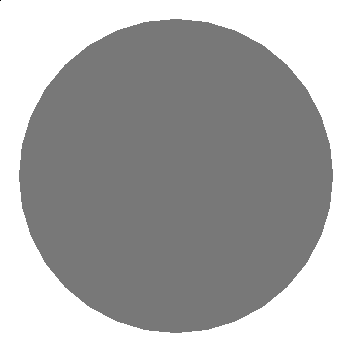
#> input picture top_view_images/cube_cylinder_01_large.png, 351 x 351 px, given as the content of the folder ../blender_pngs, which was not available
$ jupyter execute generate_top_views.ipynb
#> lines starting #> are read from the running program, lines starting #| are printed output that depends on the picture; after the words box and inside, x2 and y2 are one past the last pixel; in counts of white or black regions, pixels touching at a corner belong together; pictures that were not available may be replaced by others from this repository, and a replacement may not be noted
[cell 1]
from PIL import Image
# from matplotlib import image
from matplotlib import pyplot
# import matplotlib.patches as mpatches
from numpy import asarray
import numpy as np
import cv2 as cv
import glob

#List all the png files in the folder
blender_pngs = glob.glob('../blender_pngs/*.png')
top_view_pngs_path = '../top_view_images/'
print(blender_pngs)

[cell 2]
# [8 lines of commented-out code are left out]

[cell 3]
# Find the min and max on image indices to perform the crop
def cropbg(cv_img):
    # Find pixels that are not zero
    cv_img_clone = cv_img.copy()
    np_img = np.asarray(cv_img_clone)
    print(np_img.shape)
    ind_fg = np.where(np_img[:, :, 0]!=[0])
    i_min = ind_fg[0].min()
    i_max = ind_fg[0].max()
    j_min = ind_fg[1].min()
    j_max = ind_fg[1].max()
    # for i in range(len(ind_fg[0])):
    #     print(ind_fg[0][i], ind_fg[1][i])
    disp_img = cv.rectangle(cv_img_clone, (j_min, i_min), (j_max, i_max), (255,0,0), 2)
    crop_img = cv_img[i_min:i_max, j_min:j_max]
    pyplot.imshow(disp_img)
    pyplot.show()
    pyplot.imshow(crop_img)
    pyplot.show()

    return crop_img
    # print(ind_fg.size)

[cell 4]
# Make the background black
# count = 10
for file in blender_pngs:
    img = cv.imread(file)
#> img is the input picture: shape (351, 351, 3); min 0, max 255, mean 170.6
    cv_img = cv.imread(file)
    img_np = np.asarray(img)
    img_np[img_np <= 64] = 0
    img_np[img_np > 64] = 255
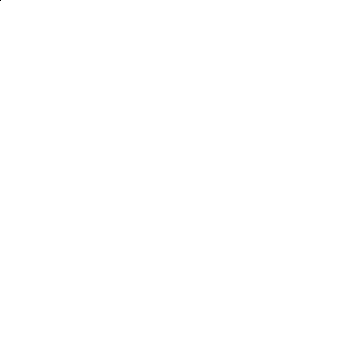
#> img_np: shape (351, 351, 3); 100% white; black in thin lines or dots, all inside (x1, y1, x2, y2) = (0, 0, 1, 1)
    pil_img_new = Image.fromarray(img_np.astype(np.uint8))
    cv_img_new = np.array(pil_img_new)
    cv_img_new = cv_img_new[:, :, ::-1].copy()

    disp_img = cv.hconcat([cv_img, cv_img_new])
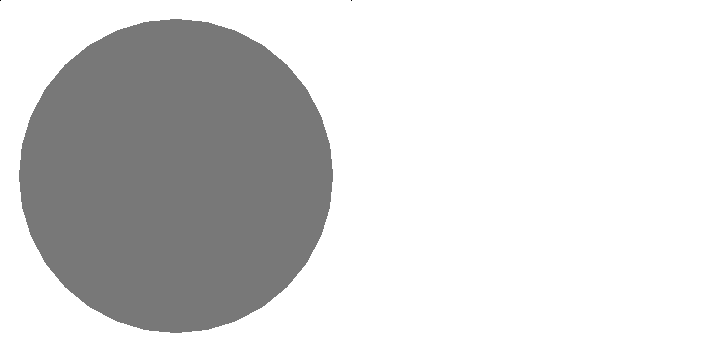
#> disp_img: shape (351, 702, 3); min 0, max 255, mean 212.8
    # cv.imshow(disp_img)
    pyplot.imshow(disp_img)
    pyplot.show()

    crop_img = cropbg(cv_img_new)
#| (351, 351, 3)
#> in cropbg, `ind_fg = np.where(np_img[:, :, 0]!=[0])`: ind_fg = 123200 positions, rows 0 to 350, columns 0 to 350
#> in cropbg, `i_min = ind_fg[0].min()`: i_min = 0
#> in cropbg, `i_max = ind_fg[0].max()`: i_max = 350
#> in cropbg, `j_min = ind_fg[1].min()`: j_min = 0
#> in cropbg, `j_max = ind_fg[1].max()`: j_max = 350
    # find_top_surface(crop_img)
    file_name = file.split("/")[2]
    print(file_name)
    out_file_path = top_view_pngs_path+file_name
    print(out_file_path)
    cv.imwrite(out_file_path, crop_img)
    # count = count -1
    # if count < 0:
    #     break

$ run again, on top_view_images/cylinder_container_01.png
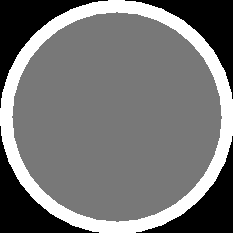
#> input picture top_view_images/cylinder_container_01.png, 233 x 233 px, given as the content of the folder ../blender_pngs, which was not available
#> img is the input picture: shape (233, 233, 3); min 0, max 255, mean 116.8
#> img_np: shape (233, 233, 3); 79.1% white; 4 black regions, box (x1, y1, x2, y2) and area: (0, 0, 108, 108) 2948, (125, 0, 233, 99) 2834, (0, 126, 99, 233) 2834, (136, 136, 233, 233) 2723
#> `disp_img = cv.hconcat([cv_img, cv_img_new])`:
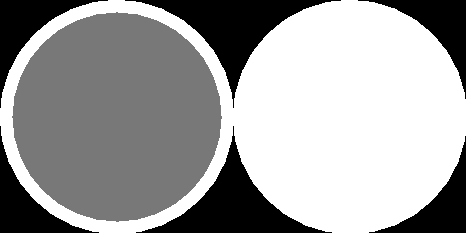
#> disp_img: shape (233, 466, 3); min 0, max 255, mean 159.3
#| (233, 233, 3)
#> ind_fg = 42950 positions, rows 0 to 232, columns 0 to 232
#> i_min = 0
#> i_max = 232
#> j_min = 0
#> j_max = 232
#> in cropbg, `crop_img = cv_img[i_min:i_max, j_min:j_max]`:
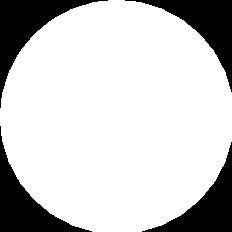
#> crop_img: shape (232, 232, 3); 79.7% white; 4 black regions, box (x1, y1, x2, y2) and area: (0, 0, 108, 108) 2948, (125, 0, 232, 92) 2735, (0, 126, 92, 232) 2735, (142, 142, 232, 232) 2530
